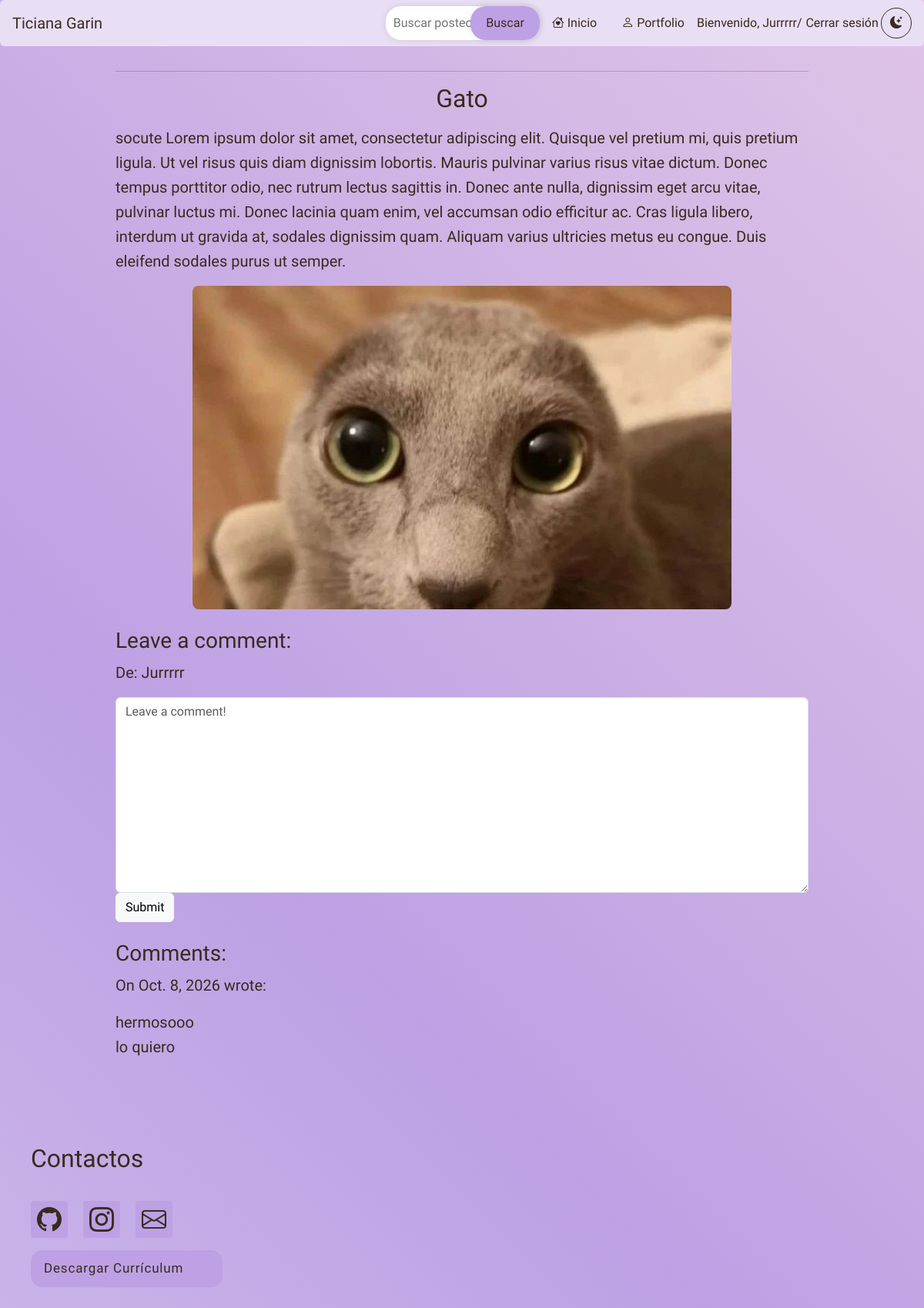
The app's page /blog/post/11/ (signed in) with its own data.
### blog/models.py (models this page shows, shortened)
class Post(models.Model):
    title = models.CharField(max_length=255)
    body = models.TextField()
    image = models.ImageField(upload_to= "post/", blank= True, null= True)
    created_on = models.DateTimeField(auto_now_add=True)
    last_modified = models.DateTimeField(auto_now=True)
    categories = models.ManyToManyField("Category", related_name="posts")

class Comment(models.Model):
    author = models.CharField(max_length=60)
    body = models.TextField()
    created_on = models.DateTimeField(auto_now_add=True)
    post = models.ForeignKey("Post", on_delete=models.CASCADE)

### blog/views.py (the view, shortened to what this page needs)
# urls.py: path("post/<int:pk>/", views.blog_detail, name="blog_detail"),
def blog_detail(request, pk):
    post = Post.objects.get(pk=pk)
    form = CommentForm()
    comments = Comment.objects.filter(post=post)
    context = {
        "post": post,
        "comments": comments,
        "form": CommentForm(),
    }
    return render(request, "blog/detail.html", context)

### blog/forms.py
class CommentForm(forms.Form):
    body = forms.CharField(
        widget=forms.Textarea(
            attrs={"class": "form-control", "placeholder": "Leave a comment!"}
        )
    )

### blog/templates/blog/detail.html (shortened to what this page needs)
{% extends "base.html"%}
{% load static %}
{% block page_css %}
    <link rel="stylesheet" href="{% static 'blog/detail.css' %}?v=1">
{% endblock page_css %}
{% block page_title %}
    <h2>{{ post.title }}</h2>
{% endblock page_title %}
{% block page_content %}
    <div>
    <p>{{ post.body | linebreaks }}</p>
        {% if post.image %}
            <img src="{{ post.image.url }}" alt="{{ post.title }}" >
        {% endif %}
    </div>
    <div>
    <h3>Leave a comment:</h3>
    {% if user.is_authenticated %}
    <form method="post">
        <div>
            <p>De: {{ user.username }}</p>
        </div>
        <div>
            {{ form.body }}
        </div>
        <button type="submit" class="btn btn-light">Submit</button>
    </form>
    {% else %}
    <p>Registrate para comentar</p>
    {% endif %}
    </div>
    <div>
    <h3>Comments:</h3>
    {% for comment in comments %}
        <p>
            On {{ comment.created_on.date }} <b>{{ comment.author }}</b> wrote:
        </p>
        <p>
            {{ comment.body | linebreaks }}
        </p>
    {% endfor %}
    </div>
{% endblock page_content %}

### blog/templates/base.html (shortened to what this page needs)
{% load static %}
<!DOCTYPE html>
<html lang="en">
<head>
    <link rel="stylesheet" href="https://cdn.jsdelivr.net/npm/bootstrap-icons@1.11.3/font/bootstrap-icons.min.css">
    <link rel="stylesheet" href="https://cdnjs.cloudflare.com/ajax/libs/font-awesome/6.7.2/css/all.min.css">
    <link href="https://cdn.jsdelivr.net/npm/bootstrap@5.3.8/dist/css/bootstrap.min.css" rel="stylesheet">
    <link rel="stylesheet" href="{% static 'blog/styles.css' %}?v=11">
    {% block page_css %}{% endblock page_css %}
</head>
<body class = "animated-gradient {% if request.GET.tema == 'oscuro' %} tema-oscuro{% endif %}">
        <nav id="navbar-example2" class="navbar bg-body-tertiary px-3 mb-3 border rounded-2 ">
        <a class="navbar-brand">Ticiana Garin</a>
        <ul class="nav nav-pills">
            <form method="get" action="{% url 'blog:blog_search' %}?tema={{ request.GET.tema|default:'claro' }}">
                <div class = "search">
                <input type="search" name="q" value="{{ query|default:'' }}" placeholder="Buscar posteos..." aria-label="Buscar posteos">
                <button type="submit">Buscar</button>
                </div>
            </form>
             <li class="nav-item">
                <a class="nav-link link-light" href="{% url 'blog:index' %}?tema={{ request.GET.tema|default:'claro' }}">
                    <i class="bi bi-house-heart"></i> Inicio
                </a>
            </li>
            <li class="nav-item">
                <a class="nav-link link-light" href="{% url 'index' %}?tema={{ request.GET.tema|default:'claro' }}">
                    <i class="bi bi-person"></i> Portfolio
                </a>
            </li>
            <li class="nav-item auth-links">
                {% if user.is_authenticated %}
                <span>Bienvenido, {{ user.username }}/</span>
                    <form method="post" action="{% url 'logout' %}">
                    <button class="nav-link link-light" type="submit">
                        Cerrar sesión
                    </button>
</form>
                {% endif %}
            </li>
            <li class="nav-item theme-toggle-item">
                {% if request.GET.tema == "oscuro" %}
                    <a class="theme-toggle-link" href="?tema=claro{% if request.GET.q %}&amp;q={{ request.GET.q|urlencode }}{% endif %}" aria-label="Activar modo claro" title="Modo claro">
                        <i class="bi bi-sun-fill sun-icon" aria-hidden="true"></i>
                    </a>
                {% else %}
                    <a class="theme-toggle-link" href="?tema=oscuro{% if request.GET.q %}&amp;q={{ request.GET.q|urlencode }}{% endif %}" aria-label="Activar modo oscuro" title="Modo oscuro">
                        <i class="bi bi-moon-stars-fill moon-icon" aria-hidden="true"></i>
                    </a>
                {% endif %}
            </li>
        </ul>
    </nav>
<main class="blog-content">
    <hr>
    {% block page_title %}{% endblock page_title %}
    {% block page_content %}{% endblock page_content %}
</main>
   <footer>
        {% block footer %}
        <div class="container-fluid">
        <h1> Contactos </h1>
                <div class= "contenedor-flex">
                    <a href="https://github.com/tixi333" target="_blank" class="instagram-button link-light">
                        <i class="bi bi-github instagram-icon icono-personalizado"></i>
                </a>
                <a href="https://www.instagram.com/tticigr.lv/" target="_blank" class="instagram-button link-light">
                        <i class="bi bi-instagram instagram-icon icono-personalizado"></i>
                </a>
                <a href="https://mail.google.com/mail/?view=cm&amp;fs=1&amp;to=ticiana.garin@gmail.com&amp;su=Consulta%20desde%20mi%20portfolio" target="_blank"
                    class="instagram-button link-light">
                    <i class = "bi bi-envelope instagram-icon icono-personalizado"></i>
                    </a>
                </div>
                <button class="cv_button" onclick="window.open('TicianaGarin.pdf', '_blank')">
                    Descargar Currículum
                </button>
        </div>
        {% endblock %}
    </footer>
</body>
</html>

### blog/static/blog/styles.css (style rules this page uses)
:root { --margen: 20px; --fuentebody: 'Ysabeau Infant', sans-serif; --fuentetitle: 'Archivo Black', sans-serif; --gradient1: #e8dff5; --gradient2: #bda1e4; --gradient3: #f3d9e8; --text: #382b1e; --hover_color: #9d5da1; }
html { scroll-behavior: smooth; scroll-padding-top: 90px; }
body { margin: 0; min-height: 100vh; font-family: var(--fuentebody); color: var(--text); overflow-x: hidden; padding-bottom: 35vh; }
.blog-content { box-sizing: border-box; width: min(calc(100% - 3rem), 900px); margin: 2rem auto 5rem; padding: 0; line-height: 1.6; }
.blog-content h2, .blog-content h5 { text-align: center; }
.blog-content p { text-indent: 0; }
h1 { font-family: var(--fuentetitle); font-size: 32px; margin-bottom: 20px; }
p { font-size: 20px; text-indent: 20px; }
nav { width: 100%; border: none }
.contenedor-flex { display: flex; flex-direction: row; justify-content: flex-start; align-items: center; flex-wrap: wrap; gap: 20px; min-height: 10vh; }
.container-fluid { padding: 30px 40px; background-color: transparent !important; }
.navbar { position: sticky; top: 0; z-index: 1000; background-color: var(--gradient1) !important; backdrop-filter: blur(8px); border: none !important; }
.navbar-brand, .nav-link { color: var(--text) !important; }
.theme-toggle-item { display: flex; align-items: center; }
.theme-toggle-link { display: inline-grid; width: 2.5rem; height: 2.5rem; place-items: center; border: 1px solid currentColor; border-radius: 50%; color: var(--text); text-decoration: none; }
.theme-toggle-link i { position: static; display: inline-block; animation: theme-icon-rotate-in 180ms ease-out both; }
.theme-toggle-link .moon-icon { opacity: 1; }
.nav-item { display: flex; align-items: center; width: auto; height: auto; }
.auth-links { gap: 0.1rem; white-space: nowrap; }
.auth-links .nav-link { padding-left: 0.2rem; padding-right: 0.2rem; }
.moon-icon { opacity: 0; transform: rotate(-90deg) scale(0.6); }
.search { display: inline-block; position: relative; }
.search input[type="search"] { width: 200px; padding: 10px; border: none; border-radius: 20px; box-shadow: 0 0 10px rgba(0, 0, 0, 0.1); }
.search button[type="submit"] { background-color: var(--gradient2); border: none; color: var(--text); cursor: pointer; padding: 10px 20px; border-radius: 20px; box-shadow: 0 0 10px rgba(0, 0, 0, 0.1); position: absolute; top: 0; right: 0; transition: .9s ease; }
.cv_button { background: var(--gradient2); color: var(--text); font-family: inherit; padding: 0.45em; padding-left: 1em; font-size: 17px; font-weight: 500; border-radius: 0.9em; border: none; cursor: pointer; letter-spacing: 0.05em; display: flex; align-items: center; overflow: hidden; position: relative; height: 2.8em; padding-right: 3em; }
.instagram-button { width: fit-content; min-width: 48px; height: 48px; background: var(--gradient2); position: relative; border: none; border-radius: 4px; color: var(--text); display: flex; align-items: center; justify-content: flex-start; gap: 0; box-sizing: border-box; padding: 8px; font-weight: bold; overflow: hidden; transition: gap 700ms ease, padding 700ms ease; }
.instagram-icon { width: 32px; height: 32px; font-size: 32px; line-height: 1; flex-shrink: 0; fill: var(--text); }
.icono-personalizado { color: var(--text); }
.animated-gradient { position: relative; background: linear-gradient( 45deg, var(--gradient1) 0%, var(--gradient2) 50%, var(--gradient3) 100% ); background-size: 200% 200%; animation: gradient-shift 8s ease alternate infinite; color: var(--text); text-align: left; }

### blog/static/blog/detail.css (style rules this page uses)
.blog-content > div { margin-bottom: 1.5rem; }
.blog-content > div > img { display: block; width: min(100%, 700px); max-height: 420px; margin: 1rem auto; object-fit: cover; border-radius: 8px; }
.blog-content form textarea { width: 100%; min-height: 120px; }

### records on screen
Post: title "Gato", body "socute Lorem ipsum dolor sit amet, consectetur adipiscing elit. Quisque vel pretium mi, quis pretium ligula. Ut vel risus quis diam dignissim lobortis. Mauris pulvinar varius risus vitae dictum. Donec tempus porttitor odio, nec rutrum lectus sagittis in. Donec ante nulla, dignissim eget arcu vitae, pulvinar luctus mi. Donec lacinia quam enim, vel accumsan odio efficitur ac. Cras ligula libero, interdum ut gravida at, sodales dignissim quam. Aliquam varius ultricies metus eu congue. Duis eleifend sodales purus ut semper.", image (picture)
Comment: created_on "Oct. 8, 2026", body "hermosooo lo quiero"

### other values on screen
{{ user.username }} "Jurrrrr"
